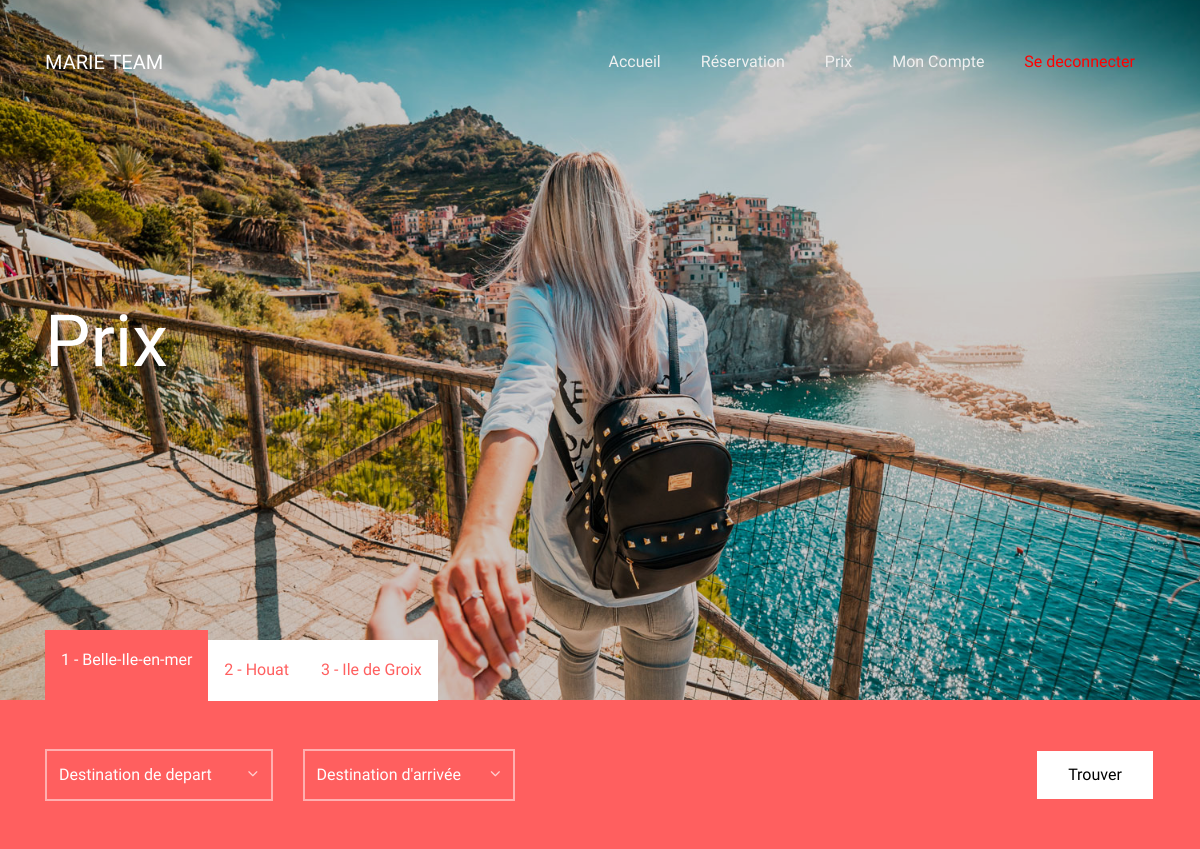
Screenshot of /html/prix.php with the database file from the repository.
### tables this page shows
CREATE TABLE IF NOT EXISTS `secteur` (
  `idSecteur` int(5) NOT NULL AUTO_INCREMENT,
  `NomSecteur` varchar(50) NOT NULL,
  PRIMARY KEY (`idSecteur`)
);

### html/prix.php (the view, shortened to what this page needs)
<?php
include 'start.php';
?>
<!DOCTYPE html>
<html lang="en">
  <head>
    <link rel="stylesheet" href="css/open-iconic-bootstrap.min.css">
    <link rel="stylesheet" href="css/animate.css">
    <link rel="stylesheet" href="css/owl.carousel.min.css">
    <link rel="stylesheet" href="css/owl.theme.default.min.css">
    <link rel="stylesheet" href="css/magnific-popup.css">
    <link rel="stylesheet" href="css/aos.css">
    <link rel="stylesheet" href="css/ionicons.min.css">
    <link rel="stylesheet" href="css/bootstrap-datepicker.css">
    <link rel="stylesheet" href="css/jquery.timepicker.css">
    <link rel="stylesheet" href="css/flaticon.css">
    <link rel="stylesheet" href="css/icomoon.css">
    <link rel="stylesheet" href="css/style.css">
  </head>
  <body>
    <?php
    include('nav.php');
    ?>
    <section class="home-slider owl-carousel">
      <div class="slider-item" style="background-image: url('images/bg_1.jpg');" data-stellar-background-ratio="0.5">
        <div class="overlay"></div>
        <div class="container">
          <div class="row slider-text align-items-center">
            <div class="col-md-7 col-sm-12 ftco-animate">
              <h1 class="mb-3">Prix</h1>
            </div>
          </div>
        </div>
      </div>
    </section>
    <section name="nav">
    <div class="ftco-section-search">
      <div class="container">
        <div class="row">
          <div class="col-md-12 tabulation-search">
            <div class="element-animate">
              <div class="nav nav-pills" id="v-pills-tab" role="tablist" aria-orientation="vertical">
                <?php
              $getSecteur = $db->prepare("SELECT * FROM `secteur` ORDER BY `secteur`.`idSecteur` ASC");
              $getSecteur->setFetchMode(PDO:: FETCH_ASSOC);
              $getSecteur->execute();
              $i = 1;
              while($row=$getSecteur->fetch())
              {
                if($i==1)
                {
                  echo'<a class="nav-link p-3 active" id="v-pills-1-tab" data-toggle="pill" href="#v-pills-1" role="tab" aria-controls="v-pills-1" aria-selected="true">';
                }
                else{
                  echo'<a class="nav-link p-3" id="v-pills-'.$row['idSecteur'].'-tab" data-toggle="pill" href="#v-pills-'.$row['idSecteur'].'" role="tab" aria-controls="v-pills-'.$row['idSecteur'].'" aria-selected="false">';
                }
                echo' <span>'.$row['idSecteur'].' - </span>'.$row['NomSecteur'].'</a> ';
                $i++;
              }
            ?>
              </div>
            </div>
            <div class="tab-content py-5" id="v-pills-tabContent">
            <?php
              $getSecteur = $db->prepare("SELECT * FROM `secteur` ORDER BY `secteur`.`idSecteur` ASC");
              $getSecteur->setFetchMode(PDO:: FETCH_ASSOC);
              $getSecteur->execute();
          for($i=0 ; $i<=$row=$getSecteur->fetch() ; $i++ )
          {
                  if($i == 0)
                  {
                    echo'<div class="tab-pane fade active show" id="v-pills-'.$row['idSecteur'].'" role="tabpanel" aria-labelledby="v-pills-'.$row['idSecteur'].'-tab">';
                  }
                  else
                  {
                    echo'<div class="tab-pane fade" id="v-pills-'.$row['idSecteur'].'" role="tabpanel" aria-labelledby="v-pills-'.$row['idSecteur'].'-tab">';
                  }
                  $i++;
                    echo'<div class="block-17">';
                      echo'<form action="prix.php?prix#tab" method="post" class="d-block d-lg-flex">';
                        echo'<div class="fields d-block d-lg-flex">';
                            echo'<div class="select-wrap one-third">';
                              echo'<div class="icon"><span class="ion-ios-arrow-down"></span></div>';
                                echo'<select name="depart" id="depart" class="form-control">';
                                echo'<option disabled selected>Destination de depart</option>';
                                echo'</select>';
                            echo'</div>';
                            echo'<div class="select-wrap one-third">';
                              echo'<div class="icon"><span class="ion-ios-arrow-down"></span></div>';
                                echo'<select name="arrivee" id="arrivee" class="form-control">';
                                echo"<option disabled selected>Destination d'arrivée</option>";
                                echo'</select>';
                            echo'</div>';
                        echo'</div>';
                      echo'<input type="submit" class="search-submit btn btn-primary" value="Trouver">';
                      echo'</form>';
                    echo'</div>';
                  echo'</div>';
          }
          ?>
          </section>
  </body>
</html>

### rows the page displays
secteur: idSecteur "1", NomSecteur "Belle-Ile-en-mer"
secteur: idSecteur "2", NomSecteur "Houat"
secteur: idSecteur "3", NomSecteur "Ile de Groix"
